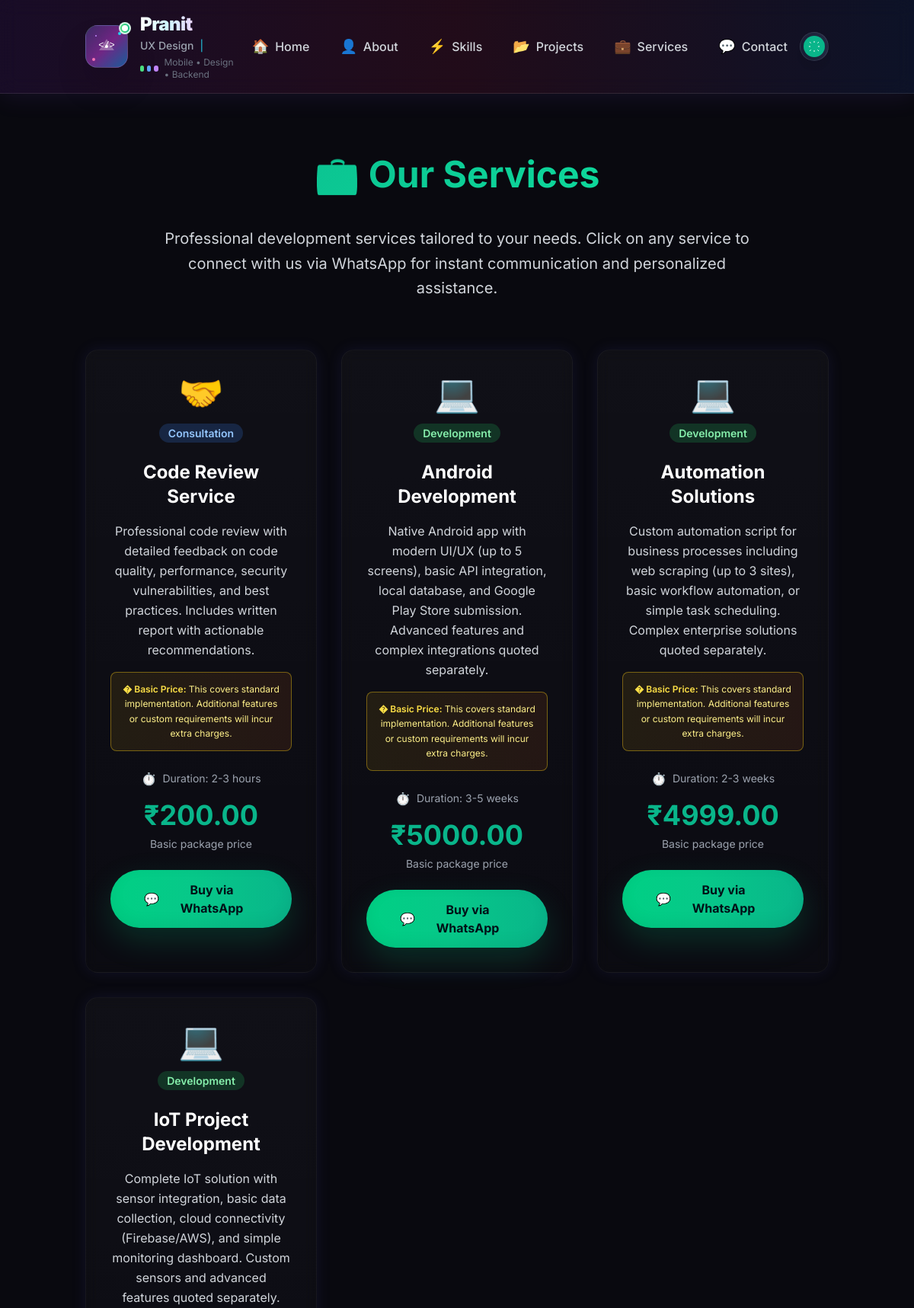
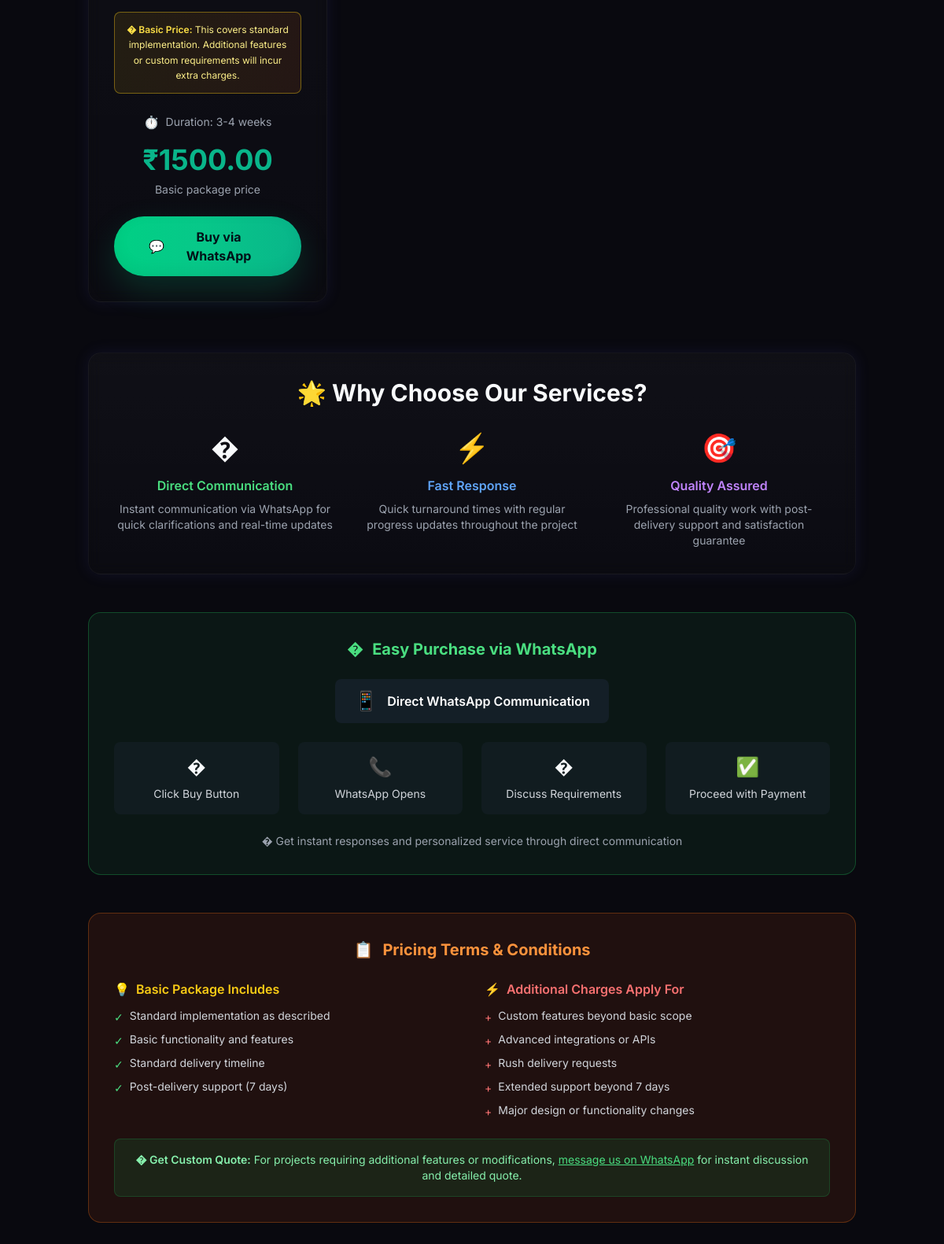
Page /services/ on the committed database (2 pictures, top to bottom).
### portfolio/models.py (models this page shows, shortened)
class Service(models.Model):
    SERVICE_TYPES = [
        ('consultation', 'Technical Consultation'),
        ('development', 'Custom Development'),
        ('maintenance', 'Website Maintenance'),
        ('training', 'Training Session'),
        ('other', 'Other Services'),
    ]
    name = models.CharField(max_length=100)
    description = models.TextField()
    service_type = models.CharField(max_length=20, choices=SERVICE_TYPES)
    price = models.DecimalField(max_digits=10, decimal_places=2)
    currency = models.CharField(max_length=3, default='INR')
    duration = models.CharField(max_length=100, blank=True)  # e.g., "1 hour", "1 week"
    is_active = models.BooleanField(default=True)
    created_at = models.DateTimeField(auto_now_add=True)
    updated_at = models.DateTimeField(auto_now=True)
    class Meta:
        ordering = ['service_type', 'name']

### portfolio/views.py (the view)
# urls.py: path('services/', views.services, name='services'),
def services(request):
    services = Service.objects.filter(is_active=True)
    return render(request, 'portfolio/services.html', {'services': services})

### portfolio/templates/portfolio/services.html (shortened to what this page needs)
{% extends 'portfolio/base.html' %}
{% load static %}
{% block content %}
<section class="min-h-screen py-20 pt-32 bg-dark/50">
  <div class="container mx-auto px-6">
    <div class="text-center mb-16">
      <h1 class="mb-8">💼 Our Services</h1>
      <p class="text-xl text-gray-300 max-w-3xl mx-auto leading-relaxed">
        Professional development services tailored to your needs.
        Click on any service to connect with us via WhatsApp for instant communication and personalized assistance.
      </p>
    </div>
    <div class="max-w-6xl mx-auto">
      {% if services %}
        <div class="grid lg:grid-cols-3 md:grid-cols-2 gap-8">
          {% for service in services %}
            <div class="glass p-8 rounded-2xl subtle-glow hover-scale">
              <div class="text-center mb-6">
                {% if service.service_type == 'consultation' %}
                  <div class="text-5xl mb-4">🤝</div>
                  <span class="bg-blue-500/20 text-blue-300 px-3 py-1 rounded-full text-sm font-semibold">Consultation</span>
                {% elif service.service_type == 'development' %}
                  <div class="text-5xl mb-4">💻</div>
                  <span class="bg-green-500/20 text-green-300 px-3 py-1 rounded-full text-sm font-semibold">Development</span>
                {% elif service.service_type == 'maintenance' %}
                  <div class="text-5xl mb-4">🔧</div>
                  <span class="bg-orange-500/20 text-orange-300 px-3 py-1 rounded-full text-sm font-semibold">Maintenance</span>
                {% elif service.service_type == 'training' %}
                  <div class="text-5xl mb-4">🎓</div>
                  <span class="bg-purple-500/20 text-purple-300 px-3 py-1 rounded-full text-sm font-semibold">Training</span>
                {% else %}
                  <div class="text-5xl mb-4">⭐</div>
                  <span class="bg-gray-500/20 text-gray-300 px-3 py-1 rounded-full text-sm font-semibold">Other</span>
                {% endif %}
              </div>
              <h3 class="text-2xl font-bold mb-4 text-center text-white">{{ service.name }}</h3>
              <div class="mb-6">
                <p class="text-gray-300 text-center leading-relaxed mb-4">
                  {{ service.description }}
                </p>
                <div class="bg-gradient-to-r from-yellow-500/10 to-orange-500/10 border border-yellow-400/40 rounded-lg p-3 mb-4">
                  <p class="text-yellow-200 text-xs text-center leading-relaxed">
                    <span class="font-semibold text-yellow-300">� Basic Price:</span> This covers standard implementation.
                    Additional features or custom requirements will incur extra charges.
                  </p>
                </div>
              </div>
              {% if service.duration %}
                <div class="flex items-center justify-center gap-2 mb-4 text-gray-400">
                  <span>⏱️</span>
                  <span class="text-sm">Duration: {{ service.duration }}</span>
                </div>
              {% endif %}
              <div class="text-center mb-6">
                <div class="text-4xl font-bold text-primary mb-2">
                  ₹{{ service.price }}
                </div>
                <p class="text-gray-400 text-sm">Basic package price</p>
              </div>
              <div class="text-center">
                <a href="https://wa.me/9970343289?text=Hi%20Pranit,%20I%20want%20to%20purchase%20the%20{{ service.name|urlencode }}%20service%20for%20₹{{ service.price }}.%20Please%20provide%20me%20with%20the%20details%20and%20next%20steps."
                   target="_blank" rel="noopener"
                   class="btn-primary w-full justify-center">
                  <span>💬</span> Buy via WhatsApp
                </a>
              </div>
            </div>
          {% endfor %}
        </div>
      {% endif %}
      <div class="mt-16 glass p-8 rounded-2xl subtle-glow">
        <h2 class="text-3xl font-bold mb-8 text-center">🌟 Why Choose Our Services?</h2>
        <div class="grid md:grid-cols-3 gap-8">
          <div class="text-center">
            <div class="text-4xl mb-4">�</div>
            <h4 class="font-semibold mb-2 text-green-400">Direct Communication</h4>
            <p class="text-gray-400 text-sm">
              Instant communication via WhatsApp for quick clarifications and real-time updates
            </p>
          </div>
          <div class="text-center">
            <div class="text-4xl mb-4">⚡</div>
            <h4 class="font-semibold mb-2 text-blue-400">Fast Response</h4>
            <p class="text-gray-400 text-sm">
              Quick turnaround times with regular progress updates throughout the project
            </p>
          </div>
          <div class="text-center">
            <div class="text-4xl mb-4">🎯</div>
            <h4 class="font-semibold mb-2 text-purple-400">Quality Assured</h4>
            <p class="text-gray-400 text-sm">
              Professional quality work with post-delivery support and satisfaction guarantee
            </p>
          </div>
        </div>
      </div>
      <div class="mt-12 bg-green-900/20 border border-green-500/30 p-8 rounded-2xl">
        <h3 class="text-xl font-bold mb-6 text-green-400 text-center flex items-center justify-center gap-3">
          <span>�</span> Easy Purchase via WhatsApp
        </h3>
        <div class="text-center mb-6">
          <div class="inline-flex items-center gap-3 bg-slate-800/50 px-6 py-3 rounded-lg">
            <div class="text-2xl">📱</div>
            <span class="text-white font-semibold">Direct WhatsApp Communication</span>
          </div>
        </div>
        <div class="grid grid-cols-1 md:grid-cols-4 gap-6 text-center">
          <div class="bg-slate-800/30 p-4 rounded-lg">
            <div class="text-2xl mb-2">�</div>
            <p class="text-sm text-gray-300">Click Buy Button</p>
          </div>
          <div class="bg-slate-800/30 p-4 rounded-lg">
            <div class="text-2xl mb-2">📞</div>
            <p class="text-sm text-gray-300">WhatsApp Opens</p>
          </div>
          <div class="bg-slate-800/30 p-4 rounded-lg">
            <div class="text-2xl mb-2">�</div>
            <p class="text-sm text-gray-300">Discuss Requirements</p>
          </div>
          <div class="bg-slate-800/30 p-4 rounded-lg">
            <div class="text-2xl mb-2">✅</div>
            <p class="text-sm text-gray-300">Proceed with Payment</p>
          </div>
        </div>
        <p class="text-center text-gray-400 text-sm mt-6">
          � Get instant responses and personalized service through direct communication
        </p>
      </div>
      <div class="mt-12 bg-orange-900/20 border border-orange-500/30 p-8 rounded-2xl">
        <h3 class="text-xl font-bold mb-6 text-orange-400 text-center flex items-center justify-center gap-3">
          <span>📋</span> Pricing Terms & Conditions
        </h3>
        <div class="grid md:grid-cols-2 gap-8">
          <div>
            <h4 class="font-semibold mb-3 text-yellow-400 flex items-center gap-2">
              <span>💡</span> Basic Package Includes
            </h4>
            <ul class="text-gray-300 text-sm space-y-2">
              <li class="flex items-start gap-2">
                <span class="text-green-400 mt-0.5">✓</span>
                <span>Standard implementation as described</span>
              </li>
              <li class="flex items-start gap-2">
                <span class="text-green-400 mt-0.5">✓</span>
                <span>Basic functionality and features</span>
              </li>
              <li class="flex items-start gap-2">
                <span class="text-green-400 mt-0.5">✓</span>
                <span>Standard delivery timeline</span>
              </li>
              <li class="flex items-start gap-2">
                <span class="text-green-400 mt-0.5">✓</span>
                <span>Post-delivery support (7 days)</span>
              </li>
            </ul>
          </div>
          <div>
            <h4 class="font-semibold mb-3 text-red-400 flex items-center gap-2">
              <span>⚡</span> Additional Charges Apply For
            </h4>
            <ul class="text-gray-300 text-sm space-y-2">
              <li class="flex items-start gap-2">
                <span class="text-red-400 mt-0.5">+</span>
                <span>Custom features beyond basic scope</span>
              </li>
              <li class="flex items-start gap-2">
                <span class="text-red-400 mt-0.5">+</span>
                <span>Advanced integrations or APIs</span>
              </li>
              <li class="flex items-start gap-2">
                <span class="text-red-400 mt-0.5">+</span>
                <span>Rush delivery requests</span>
              </li>
              <li class="flex items-start gap-2">
                <span class="text-red-400 mt-0.5">+</span>
                <span>Extended support beyond 7 days</span>
              </li>
              <li class="flex items-start gap-2">
                <span class="text-red-400 mt-0.5">+</span>
                <span>Major design or functionality changes</span>
              </li>
            </ul>
          </div>
        </div>
        <div class="mt-6 bg-green-900/30 border border-green-500/20 rounded-lg p-4">
          <p class="text-green-300 text-sm text-center">
            <span class="font-semibold">� Get Custom Quote:</span>
            For projects requiring additional features or modifications,
            <a href="https://wa.me/9970343289?text=Hi%20Pranit,%20I%20need%20a%20custom%20quote%20for%20a%20project.%20Let%27s%20discuss%20the%20requirements." target="_blank" rel="noopener" class="text-green-400 hover:text-green-300 underline">message us on WhatsApp</a>
            for instant discussion and detailed quote.
          </p>
        </div>
      </div>
    </div>
  </div>
</section>
{% endblock %}

### rows in the picture
Service: service_type "Consultation", name "Code Review Service", description "Professional code review with detailed feedback on code quality, performance, security vulnerabilities, and best practices. Includes written report with actionable recommendations.", duration "2-3 hours", price "200.00"
Service: service_type "Development", name "Android Development", description "Native Android app with modern UI/UX (up to 5 screens), basic API integration, local database, and Google Play Store submission. Advanced features and complex integrations quoted separately.", duration "3-5 weeks", price "5000.00"
Service: service_type "Development", name "Automation Solutions", description "Custom automation script for business processes including web scraping (up to 3 sites), basic workflow automation, or simple task scheduling. Complex enterprise solutions quoted separately.", duration "2-3 weeks", price "4999.00"
Service: service_type "Development", name "IoT Project Development", description "Complete IoT solution with sensor integration, basic data collection, cloud connectivity (Firebase/AWS), and simple monitoring dashboard. Custom sensors and advanced features quoted separately.", duration "3-4 weeks", price "1500.00"
